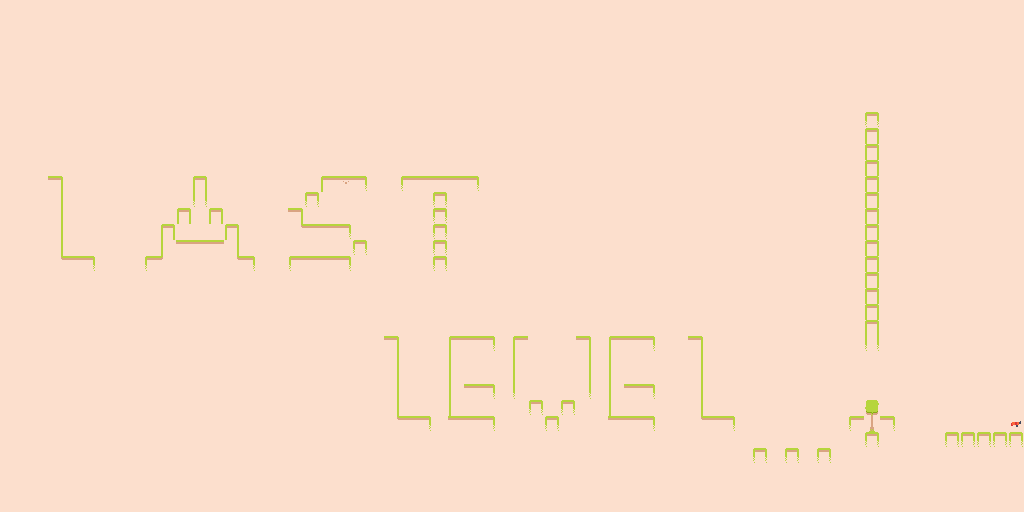

A level layout from a 2D game, rendered from its tile map. Below: a short description, then the map file with tile-grid data replaced by summaries:
An orthogonal 64x32 tile map with 16x16 px tiles, 2 tile layers (base, finish), 2 hidden layers not drawn.

<map version="1.9" tiledversion="1.9.2" orientation="orthogonal" renderorder="right-down" width="64" height="32" tilewidth="16" tileheight="16" infinite="0" nextlayerid="5" nextobjectid="1">
 <editorsettings>
  <export target="level9/map9.csv" format="csv" />
 </editorsettings>
 <tileset firstgid="1" source="tilemap_packed.tsx" />
 <layer id="1" name="base" width="64" height="32">
  <data>[2048 cells, 2048 non-empty, 18 distinct tile ids]</data>
 </layer>
 <layer id="3" name="finish" width="64" height="32">
  <data>[2048 cells, 1 non-empty, 1 distinct tile ids]</data>
 </layer>
 <layer id="4" name="entities" width="64" height="32" visible="0">
  <data>[2048 cells, 23 non-empty, 5 distinct tile ids]</data>
 </layer>
 <layer id="2" name="obstacle" width="64" height="32" visible="0">
  <data>[2048 cells, 124 non-empty, 1 distinct tile ids]</data>
 </layer>
</map>
